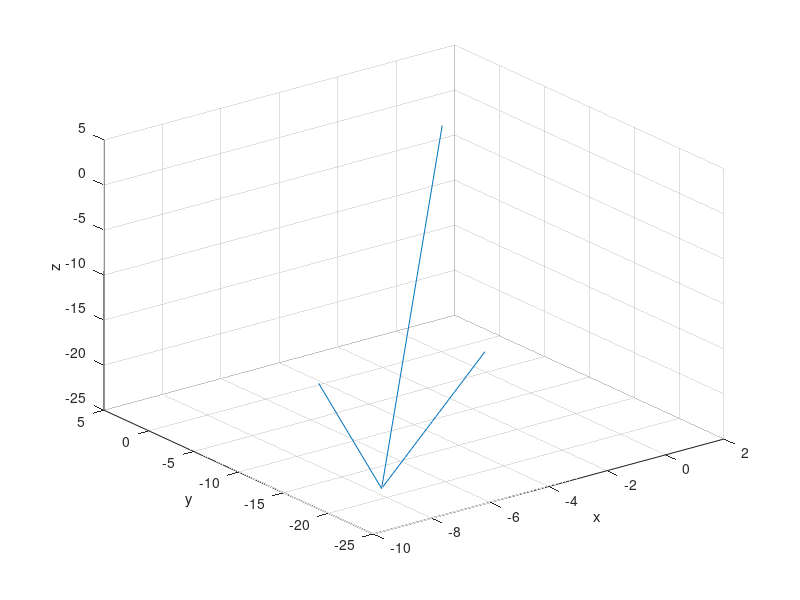

Recreate this plot in MATLAB.
% Subject: Electric and Magnetic Fields: Activity 1
% File: Activity1
% Author: Hasana Chaudry
% Date: February 26th, 2018
% Instructor: Dr. Masooma Pirbhai

% Problem 3

% This program calculates and plots the electric field due to N other point charges in free space.

clear all;
close all;

% Define constants
EPSO = 8.85*10^(-12);
k = 1/(4*pi*EPSO);

% User inputs field point coordinates and number of charges
x_f = input('Enter the X coordinate of the field point in cm : ');
y_f = input('Enter the Y coordinate of the field point in cm : ');
z_f = input('Enter the Z coordinate of the field point in cm : ');
N=input('Enter the number of positive charges: ');
 
% Create arrays to store the user input in
xcoord=[];
ycoord=[];
zcoord=[];
q=[];

% Gather user input on charge locations
for i = 1:N
      x(i) = input('Enter the X coordinate in cm : ');
      xcoord=[x];
      y(i) = input('Enter the Y coordinate in cm : ');
      ycoord=[y];
      z(i) = input('Enter the Z coordinate in cm : ');
      zcoord=[z];
      Q(i)=  input('Enter the source charge in nC: ');
      q=[Q];
end


% Unit conversions of user input
xcoord = xcoord.*(0.01);
ycoord = ycoord.*(0.01);
zcoord = zcoord.*(0.01);
q = q.*(10^-9);
x_f = x_f.*(0.01);
y_f = y_f.*(0.01);
z_f = z_f.*(0.01);

% Initialize X, Y, Z
X = 0;
Y = 0;
Z = 0;

%Calculate the r for each source point with the field point
%Due to superposition, we can add all of them up

for i = 1:N
    X = (x_f - x(i));
    X = X + X;
    Yu = (y_f-y(i));
    Y = Y + Yu;
    Zu = (z_f-z(i));
    Z = Z + Zu;
end

% Calculate the magnitude 
mag = sqrt(X^2 + Y^2 + Z^2);

% Create unit vectors for each direction
u_x = X./mag;
u_y = Y./mag;
u_z = Z./mag;
uVec = [u_x; u_y; u_z]; 

% Calculating the E-field
E = (ones(3,1).*(Q./(4.*pi.*EPSO.*mag.^2))).*uVec;

% Create grid 
[u_x, u_y, u_z] = meshgrid(X, Y, Z);
[x, y, z] = meshgrid(X, Y, Z);

% Plot
quiver3(x_f, y_f, z_f, u_x, u_y, u_z);
xlabel('x');
ylabel('y');
zlabel('z');

% Print total electric field
Etot = sum(E, 2)